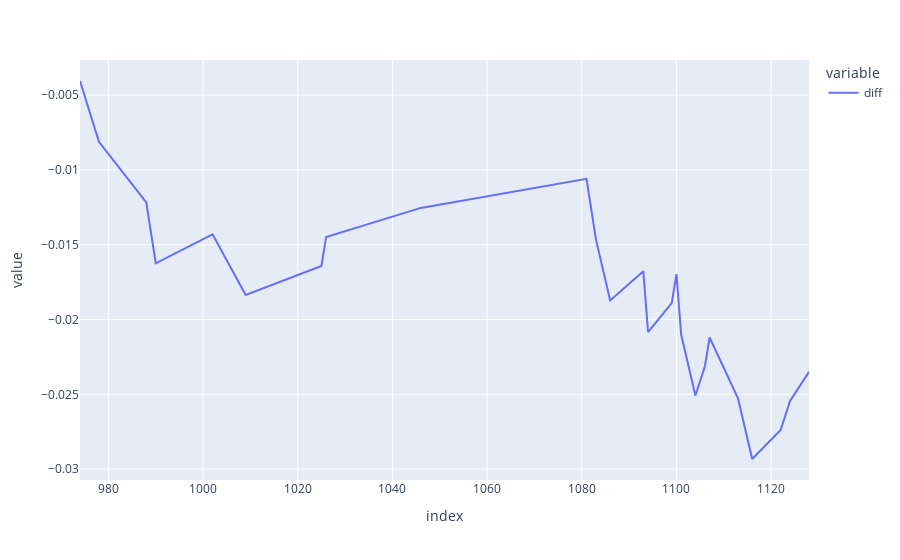

Notebook cell for this chart:
### Code cell
dataset.X_oot['diff'] = dataset.X_oot['next_close_price'] - dataset.X_oot['close_price']
dataset.X_oot['pred'] = pred
print( sum(dataset.X_oot['diff'][dataset.X_oot['pred'] ==1]) - sum(pred)*0.00006)
final_pred =dataset.X_oot['diff'][dataset.X_oot['pred'] ==1] -0.00006
px.line(final_pred.cumsum(axis = 0))

### Figure 1 — Plotly figure (JSON) as saved in the notebook; plotly's stock layout.template omitted (floating-point values rounded to 4 significant figures)
{"data": [{"hovertemplate": "variable=diff<br>index=%{x}<br>value=%{y}<extra></extra>", "legendgroup": "diff", "line": {"color": "#636efa", "dash": "solid"}, "marker": {"symbol": "circle"}, "mode": "lines", "name": "diff", "orientation": "v", "showlegend": true, "type": "scatter", "x": [974, 978, 988, 990, 1002, 1009, 1025, 1026, 1046, 1081, 1083, 1086, 1093, 1094, 1099, 1100, 1101, 1104, 1106, 1107, 1113, 1116, 1122, 1124, 1128], "xaxis": "x", "y": [-0.00406, -0.00812, -0.01218, -0.01624, -0.0143, -0.01836, -0.01642, -0.01448, -0.01254, -0.0106, -0.01466, -0.01872, -0.01678, -0.02084, -0.0189, -0.01696, -0.02102, -0.02508, -0.02314, -0.0212, -0.02526, -0.02932, -0.02738, -0.02544, -0.0235], "yaxis": "y"}], "layout": {"legend": {"title": {"text": "variable"}, "tracegroupgap": 0}, "margin": {"t": 60}, "xaxis": {"anchor": "y", "domain": [0, 1], "title": {"text": "index"}}, "yaxis": {"anchor": "x", "domain": [0, 1], "title": {"text": "value"}}}}
